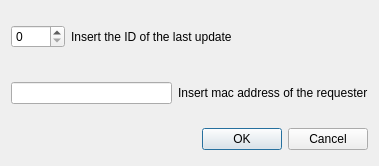
<?xml version="1.0" encoding="UTF-8"?>
<ui version="4.0">
 <class>frmlu</class>
 <widget class="QDialog" name="frmlu">
  <property name="geometry">
   <rect>
    <x>0</x>
    <y>0</y>
    <width>379</width>
    <height>166</height>
   </rect>
  </property>
  <property name="windowTitle">
   <string> Update Info</string>
  </property>
  <layout class="QGridLayout" name="gridLayout">
   <item row="0" column="0">
    <layout class="QHBoxLayout" name="horizontalLayout">
     <item>
      <widget class="QSpinBox" name="spinBox">
       <property name="toolTip">
        <string>ID of the update; the patch will include all the records after this ID;</string>
       </property>
       <property name="statusTip">
        <string>ID of the update; the patch will include all the records after this ID;</string>
       </property>
       <property name="whatsThis">
        <string>ID of the update; the patch will include all the records after this ID;</string>
       </property>
       <property name="maximum">
        <number>9999</number>
       </property>
      </widget>
     </item>
     <item>
      <widget class="QLabel" name="label">
       <property name="text">
        <string>Insert the ID of the last update</string>
       </property>
       <property name="buddy">
        <cstring>spinBox</cstring>
       </property>
      </widget>
     </item>
     <item>
      <spacer name="horizontalSpacer">
       <property name="orientation">
        <enum>Qt::Horizontal</enum>
       </property>
       <property name="sizeHint" stdset="0">
        <size>
         <width>40</width>
         <height>20</height>
        </size>
       </property>
      </spacer>
     </item>
    </layout>
   </item>
   <item row="1" column="0">
    <layout class="QHBoxLayout" name="horizontalLayout_2">
     <item>
      <widget class="QLineEdit" name="lineEdit"/>
     </item>
     <item>
      <widget class="QLabel" name="label_2">
       <property name="text">
        <string>Insert mac address of the requester</string>
       </property>
       <property name="buddy">
        <cstring>lineEdit</cstring>
       </property>
      </widget>
     </item>
    </layout>
   </item>
   <item row="2" column="0">
    <layout class="QHBoxLayout">
     <property name="spacing">
      <number>6</number>
     </property>
     <property name="margin">
      <number>0</number>
     </property>
     <item>
      <spacer>
       <property name="orientation">
        <enum>Qt::Horizontal</enum>
       </property>
       <property name="sizeHint" stdset="0">
        <size>
         <width>131</width>
         <height>31</height>
        </size>
       </property>
      </spacer>
     </item>
     <item>
      <widget class="QPushButton" name="okButton">
       <property name="text">
        <string>OK</string>
       </property>
      </widget>
     </item>
     <item>
      <widget class="QPushButton" name="cancelButton">
       <property name="text">
        <string>Cancel</string>
       </property>
      </widget>
     </item>
    </layout>
   </item>
  </layout>
 </widget>
 <tabstops>
  <tabstop>spinBox</tabstop>
  <tabstop>lineEdit</tabstop>
  <tabstop>okButton</tabstop>
  <tabstop>cancelButton</tabstop>
 </tabstops>
 <resources/>
 <connections>
  <connection>
   <sender>okButton</sender>
   <signal>clicked()</signal>
   <receiver>frmlu</receiver>
   <slot>accept()</slot>
   <hints>
    <hint type="sourcelabel">
     <x>223</x>
     <y>114</y>
    </hint>
    <hint type="destinationlabel">
     <x>96</x>
     <y>106</y>
    </hint>
   </hints>
  </connection>
  <connection>
   <sender>cancelButton</sender>
   <signal>clicked()</signal>
   <receiver>frmlu</receiver>
   <slot>reject()</slot>
   <hints>
    <hint type="sourcelabel">
     <x>306</x>
     <y>114</y>
    </hint>
    <hint type="destinationlabel">
     <x>179</x>
     <y>106</y>
    </hint>
   </hints>
  </connection>
  <connection>
   <sender>okButton</sender>
   <signal>clicked()</signal>
   <receiver>frmlu</receiver>
   <slot>emitLU()</slot>
   <hints>
    <hint type="sourcelabel">
     <x>223</x>
     <y>114</y>
    </hint>
    <hint type="destinationlabel">
     <x>189</x>
     <y>53</y>
    </hint>
   </hints>
  </connection>
 </connections>
 <slots>
  <signal>LU(int)</signal>
  <slot>emitLU()</slot>
 </slots>
</ui>
